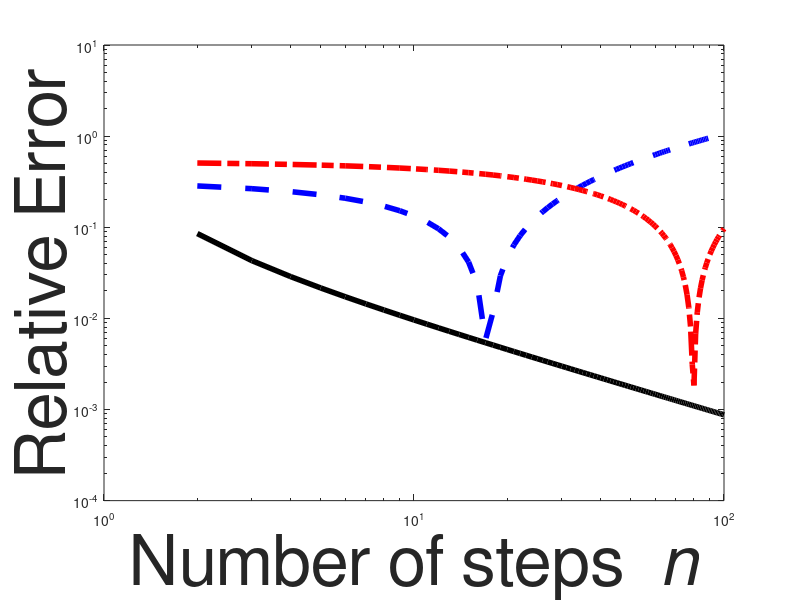

The MATLAB script that drew this image: (Note: this script raises an error after producing the figure.)
% Andrew Rhodes
% WVU
% Dec. 2018
% Compare the scale estimation technique by Fadaifard to our technique
% For journal paper. Fig. 1

close all
clear
clc

NumSteps = 100;
tau = 1;
alpha = 1;

MaxFreq = 2;
StepFreq = 0.0001;


%% Natural Scale Growth Method
ScaleNaturalFreq = zeros(NumSteps,1);
ScaleNatural = zeros(NumSteps,1);

for i = 1 : NumSteps - 1   
    ScaleNatural(i+1,1) = sqrt(2*i*alpha*tau);
    ScaleNaturalFreq(i+1,1) = 1/ScaleNatural(i+1,1);
end




%% Cutoff Frequency Method


CutoffFrequency = zeros(NumSteps,1);
ScaleCutoffFreq = zeros(NumSteps,1);
ScaleCutoff = zeros(NumSteps,1);

db3 = 1/sqrt(2);
cut = sqrt(log(2));
ws = 0 : StepFreq : MaxFreq;
ws2 = (ws.^2)';
NumSample = length(ws);

H = zeros(NumSample, NumSteps);
H(:,1) = ones(NumSample, 1);
h = 1 ./ ( ones(NumSample,1) + tau * ws2);


for i = 1 : NumSteps - 1
    
    H(:,i+1) = H(:,i) .* h;
    % Find the frequency at the cutoff values
    [uH, indH] = unique(H(:,i+1));
    CutoffFrequency(i+1,1) = interp1(uH, ws(indH), db3);
    
    ScaleCutoffFreq(i+1,1) = CutoffFrequency(i+1,1) / cut;   
    ScaleCutoff(i+1,1) =  1 / ScaleCutoffFreq(i+1,1);    
    
end




%% Quadratic Fitting Method (Fadaifard)


ScaleQuadFreq = zeros(NumSteps,1);
ScaleQuad1 = zeros(NumSteps,1);
ScaleQuad2 = zeros(NumSteps,1);

ws = (-2 : StepFreq : 2)';
ws2 = ws.^2;
ws4 = ws2.^2;
sumws4 = sum(ws4);
delta = 1.1;

for i = 1 : NumSteps - 1 
        
    lambda = tau * delta^i;
    
    ScaleQuadFreq(i+1,1) = sqrt( 0.5*sumws4 ...
        ./ sum( (ws2').*sum( log(1 + lambda * ones(i,1) * (ws2')), 1) ,2) );
    
    ScaleQuad1(i+1,1) = 1 / ScaleQuadFreq(i+1,1);
end


ws = (-4 : StepFreq : 4)';
ws2 = ws.^2;
ws4 = ws2.^2;
sumws4 = sum(ws4);

for i = 1 : NumSteps - 1 
        
    lambda = tau * delta^i;
    
    ScaleQuadFreq(i+1,1) = sqrt( 0.5*sumws4 ...
        ./ sum( (ws2').*sum( log(1 + lambda * ones(i,1) * (ws2')), 1) ,2) );
    
    ScaleQuad2(i+1,1) = 1 / ScaleQuadFreq(i+1,1);
end


%% Errors compared to natural scale growth



ErrorCutoff = zeros(NumSteps,1);
ErrorQuad1 = zeros(NumSteps,1);
ErrorQuad2 = zeros(NumSteps,1);


for i = 1 : NumSteps
    
   ErrorCutoff(i,1) =  abs(ScaleNatural(i,1) - ScaleCutoff(i,1)) / ScaleNatural(i,1);
   ErrorQuad1(i,1) =  abs(ScaleNatural(i,1) - ScaleQuad1(i,1)) / ScaleNatural(i,1);
   ErrorQuad2(i,1) =  abs(ScaleNatural(i,1) - ScaleQuad2(i,1)) / ScaleNatural(i,1);
end


% figure
% plot(1:NumSteps, ErrorCutoff, 'b')
% hold on
% plot(1:NumSteps, ErrorQuad, 'r')


% figure
% semilogy(1:NumSteps, ErrorCutoff, 'b')
% hold on
% semilogy(1:NumSteps, ErrorQuad, 'r')



figure
loglog(1:NumSteps, ErrorCutoff, 'k', 'Linewidth', 4)
hold on
loglog(1:NumSteps, ErrorQuad1, 'b--', 'Linewidth', 4)
loglog(1:NumSteps, ErrorQuad2, 'r-.', 'Linewidth', 4)
% xlabel('Number of steps $n$', 'Interpreter','latex', 'Fontsize', 50)
xlabel('Number of steps \it n', 'Interpreter', 'tex', 'Fontsize', 50)
ylabel('Relative Error', 'Fontsize', 50)
ax = gca;
ax.XAxis.FontSize = 50;
ax.YAxis.FontSize = 50;

% % % 1st Order Line
logx = [3,20];
logy = (30e-3).*logx.^(-1);
loglog(logx, logy,'k-','linewidth',3)

text1 = text(4,4*10^(-3),'$1^{st}$ Order','Interpreter','latex');
set(text1,'Rotation',-20)
set(text1,'FontSize',50)












